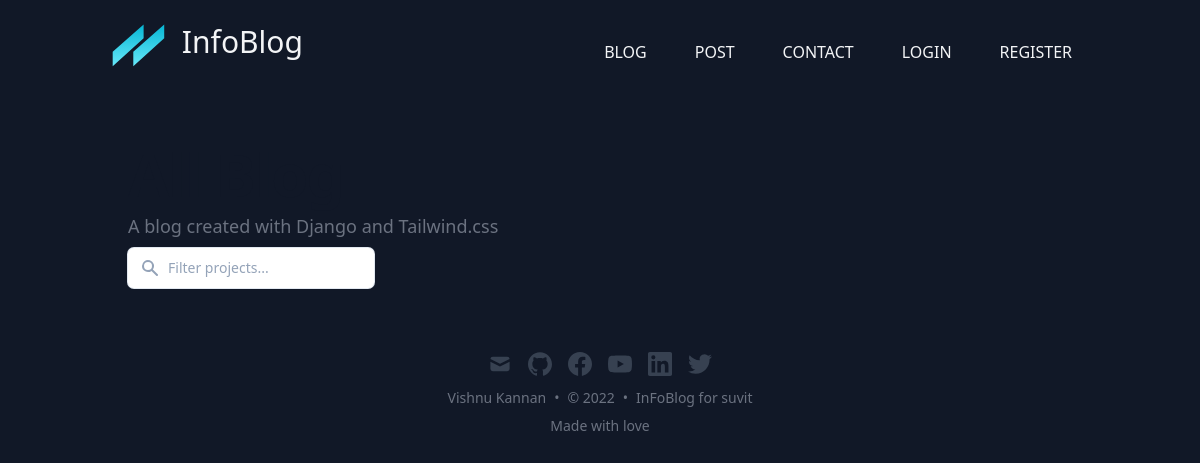
The app's page /search/, older data.
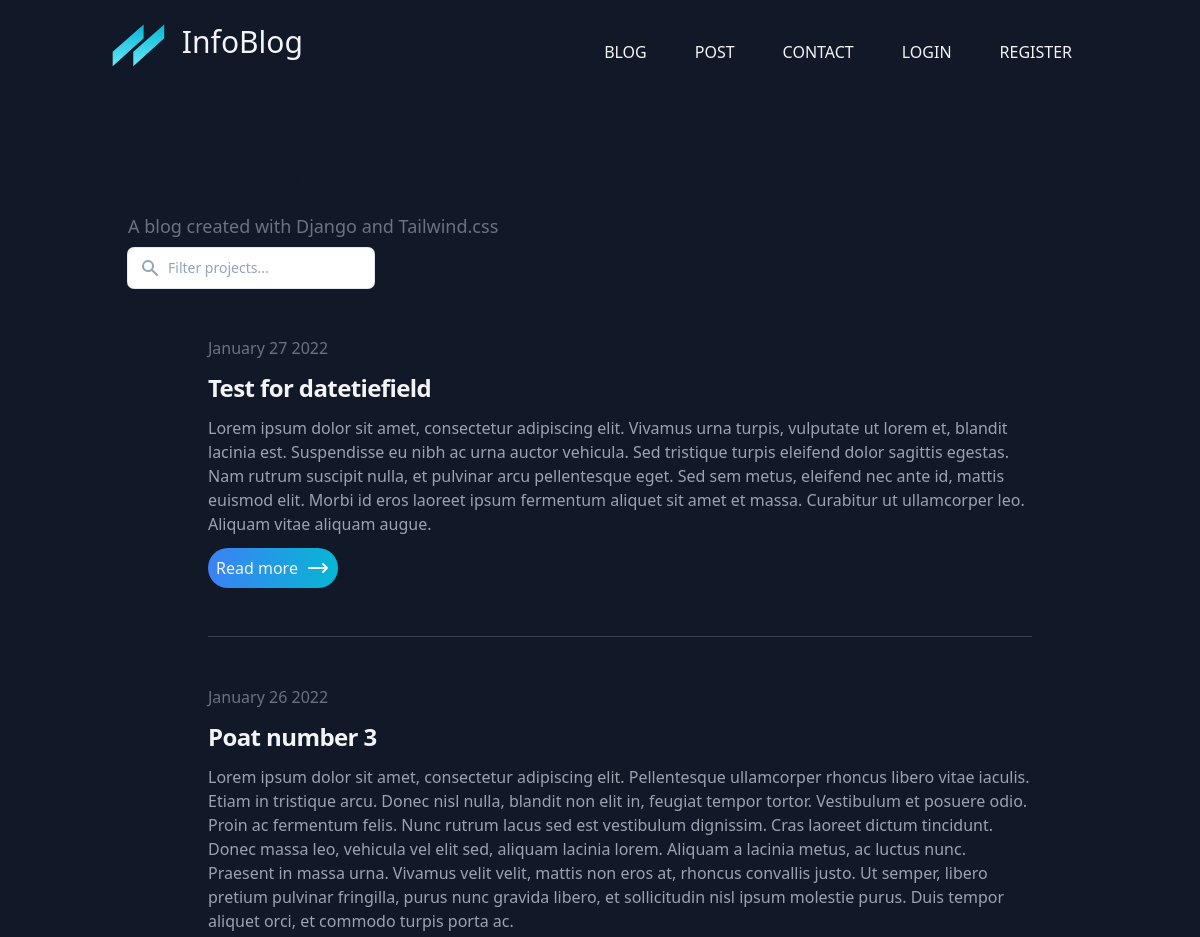
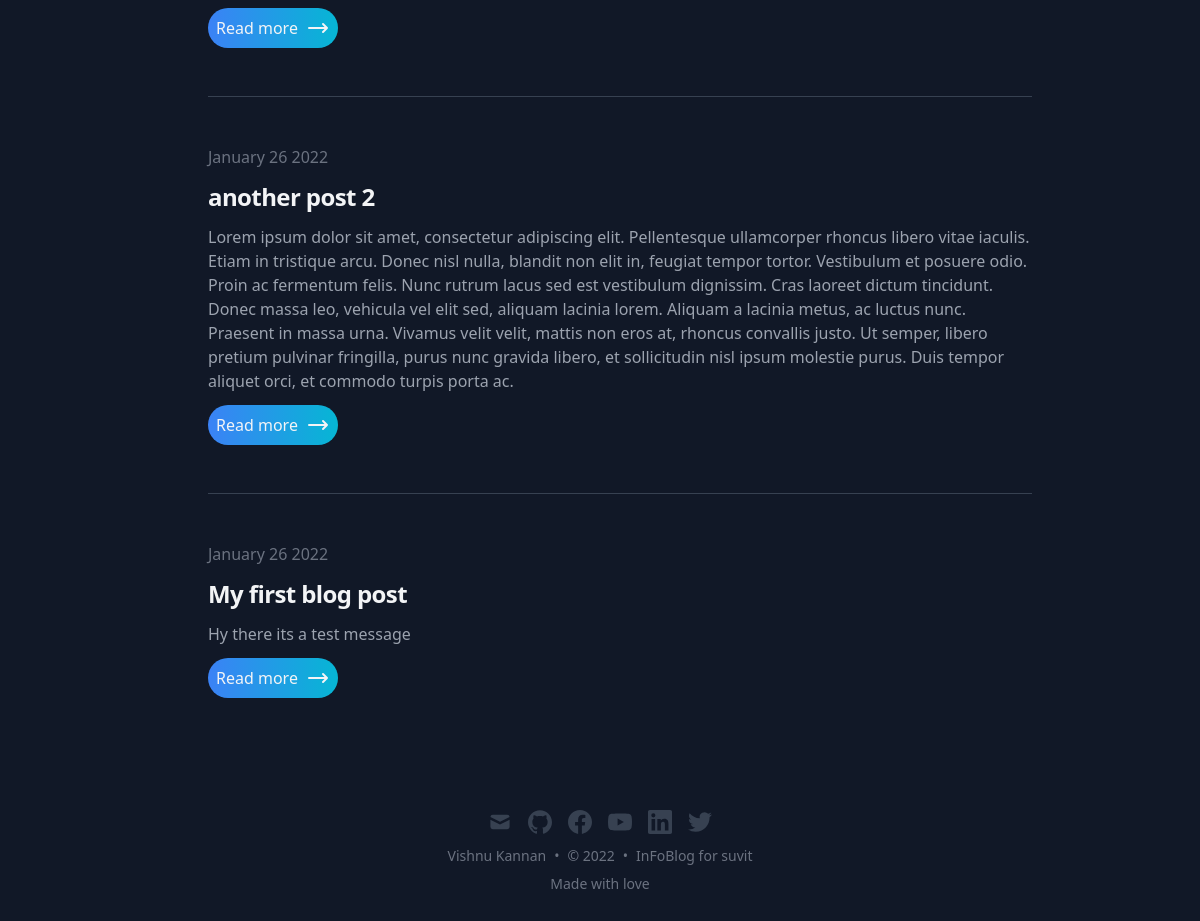
The same page, newer data (2 pictures, top to bottom).
### core/models.py (models this page shows, shortened)
class Post(models.Model):
    STATUS_CHOICE = (
        ('draft', 'Draft'),
        ('published', 'Published'),
    )
    title = models.CharField(max_length=255)
    slug = models.SlugField(max_length=255, unique_for_date='publish')
    author = models.ForeignKey(User, on_delete=models.CASCADE)
    coverpic = models.ImageField(upload_to='post', blank=True)
    body = models.TextField()
    publish = models.DateTimeField(default=timezone.now)
    date = models.CharField(max_length=255, blank=True)
    created_at = models.DateTimeField(auto_now_add=True)
    updated_at = models.DateTimeField(auto_now=True)
    status = models.CharField(choices=STATUS_CHOICE, max_length=10, default='draft')
    class Meta:
        ordering = ('-publish'),

### core/views.py (the view)
# urls.py: path('search/', search, name='search'),
def search(request):
    if request.method == 'POST':
        search = request.POST['searched']
        posts = Post.objects.filter(title__contains=search)
        return render(request, 'blog.html', {'posts':posts})
    else:
        posts = Post.objects.all()
        return render(request, 'blog.html',{'posts':posts})

### templates/blog.html (shortened to what this page needs)
{% extends 'main.html' %}
{% block content %}
<h1
  class="text-3xl font-bold leading-9 tracking-tight text-gray-900 dark:text-gray-100 sm:text-4xl sm:leading-10 md:text-6xl md:leading-14"
>
</h1>
<p class="text-lg my-2 leading-7 text-gray-500 dark:text-gray-400">
  A blog created with Django and Tailwind.css
</p>
<form class="group relative" method="POST" action="{% url 'core:search' %}">
  <input class="focus:ring-2 focus:ring-blue-500 focus:outline-none appearance-none w-full lg:w-1/4 text-sm leading-6 text-slate-900 placeholder-slate-400 rounded-md py-2 pl-10 ring-1 ring-slate-200 shadow-sm" type="text" aria-label="Filter projects" placeholder="Filter projects..." name="searched">
</form>
{% if posts %}
  {% include 'partials/post.html' %}
{% else %}
  {% include 'partials/404.html' %}
{% endif %}
  {% endblock content %}

### templates/partials/post.html (shortened to what this page needs)
<ul class="divide-y divide-gray-700 w-full mx-auto md:px-20">
    {% for post in posts %}
      {% if post.status == 'published' %}
      <li class="py-12">
      <article>
          <dl>
              <dd class="text-base font-medium leading-6 text-gray-500 text-gray-400">
                  <time datetime="2021-08-07T15:32:14.000Z">{{ post.date }}</time>
              </dd>
          </dl>
          <h2 class="text-2xl font-bold leading-8 tracking-tight my-3">
              <a class="text-gray-100" href="#">{{ post.title }}</a>
          </h2>
          <div class="prose max-w-none text-gray-400 my-3">{{ post.body }}</div>
          <a href="/blog/{{post.slug}}">
            <button class="text-gray-100 bg-gradient-to-r from-blue-500 to-cyan-500  rounded-full p-2 flex">Read more
              <span><svg xmlns="http://www.w3.org/2000/svg" class="h-6 w-6 ml-2" fill="none" viewBox="0 0 24 24" stroke="currentColor">
                  <path stroke-linecap="round" stroke-linejoin="round" stroke-width="2" d="M17 8l4 4m0 0l-4 4m4-4H3" />
                </svg></span>
          </button>
        </a>
      </article>
    </li>
    {% endif %}
    {% endfor %}
  </ul>

Row changes from the older to the newer data that the page shows:
added Post: date "January 27 2022", title "Test for datetiefield", body "Lorem ipsum dolor sit amet, consectetur adipiscing elit. Vivamus urna turpis, vulputate ut lorem et, blandit lacinia est. Suspendisse eu nibh ac urna auctor vehicula. Sed tristique turpis eleifend dolor sagittis egestas. Nam rutrum suscipit nulla, et pulvinar arcu pellentesque eget. Sed sem metus, eleifend nec ante id, mattis euismod elit. Morbi id eros laoreet ipsum fermentum aliquet sit amet et massa. Curabitur ut ullamcorper leo. Aliquam vitae aliquam augue."
now on this page (row edited): Post: date "January 26 2022", title "Poat number 3", body "Lorem ipsum dolor sit amet, consectetur adipiscing elit. Pellentesque ullamcorper rhoncus libero vitae iaculis. Etiam in tristique arcu. Donec nisl nulla, blandit non elit in, feugiat tempor tortor. Vestibulum et posuere odio. Proin ac fermentum felis. Nunc rutrum lacus sed est vestibulum dignissim. Cras laoreet dictum tincidunt. Donec massa leo, vehicula vel elit sed, aliquam lacinia lorem. Aliquam a lacinia metus, ac luctus nunc. Praesent in massa urna. Vivamus velit velit, mattis non eros at, rhoncus convallis justo. Ut semper, libero pretium pulvinar fringilla, purus nunc gravida libero, et sollicitudin nisl ipsum molestie purus. Duis tempor aliquet orci, et commodo turpis porta ac."
now on this page (row edited): Post: date "January 26 2022", title "another post 2", body "Lorem ipsum dolor sit amet, consectetur adipiscing elit. Pellentesque ullamcorper rhoncus libero vitae iaculis. Etiam in tristique arcu. Donec nisl nulla, blandit non elit in, feugiat tempor tortor. Vestibulum et posuere odio. Proin ac fermentum felis. Nunc rutrum lacus sed est vestibulum dignissim. Cras laoreet dictum tincidunt. Donec massa leo, vehicula vel elit sed, aliquam lacinia lorem. Aliquam a lacinia metus, ac luctus nunc. Praesent in massa urna. Vivamus velit velit, mattis non eros at, rhoncus convallis justo. Ut semper, libero pretium pulvinar fringilla, purus nunc gravida libero, et sollicitudin nisl ipsum molestie purus. Duis tempor aliquet orci, et commodo turpis porta ac."
now on this page (row edited): Post: date "January 26 2022", title "My first blog post", body "Hy there its a test message"
